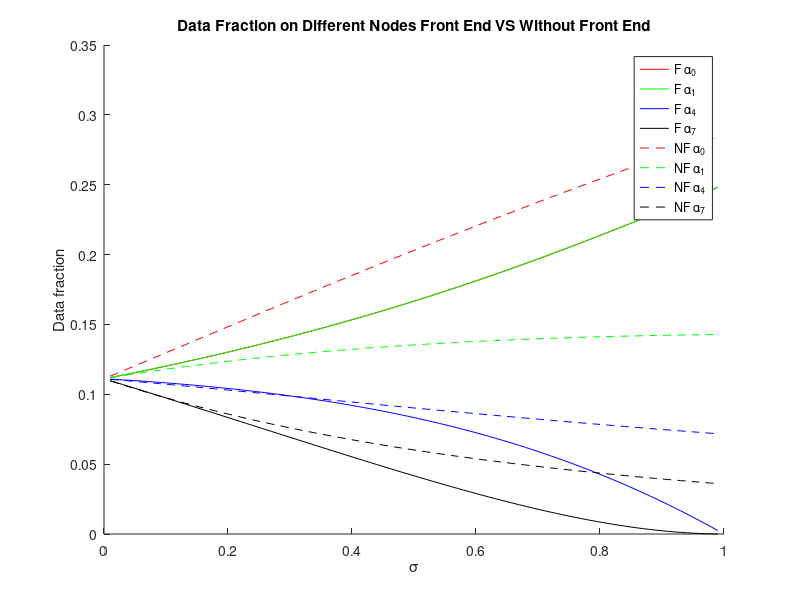

The MATLAB script that drew this image:
clear
clc
B = [1
    0
    0
    0];

solution = [];
for sigma = 0.01:0.01:0.99
    
    A = [1 3 3 2
        1 -1 0 0
        0 sigma-1 1 0
        0 sigma-1 sigma 1];
    
    s = [];
    s = A\B;
    s = s';
    solution = [solution;s];
    
end

sigma = [0.01:0.01:0.99];

figure
hold on
plot(sigma,solution(:,1),'r');
plot(sigma,solution(:,2),'g');
plot(sigma,solution(:,3),'b');
plot(sigma,solution(:,4),'k');





B = [1
    0
    0
    0];
solution = [];

for sigma = 0.01:0.01:0.99
    t = sigma + 1;
    t = -t;
    
    z = -sigma;
    
    A = [1 3 3 2
        1 t 0 0
        1 z t 0
        1 z z t];
    
    s = [];
    s = A\B;
    s = s';
    solution = [solution;s];
end

sigma = [0.01:0.01:0.99];

plot(sigma,solution(:,1),'--r');
plot(sigma,solution(:,2),'--g');
plot(sigma,solution(:,3),'--b');
plot(sigma,solution(:,4),'--k');



ylabel('Data fraction');
xlabel('\sigma');
title('Data Fraction on Different Nodes Front End VS Without Front End');
legend('F \alpha_0','F \alpha_1','F \alpha_4','F \alpha_7','NF \alpha_0','NF \alpha_1','NF \alpha_4','NF \alpha_7');


